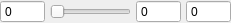
<?xml version="1.0" encoding="UTF-8"?>
<ui version="4.0">
 <class>CEditRangeUIntWidget</class>
 <widget class="QWidget" name="CEditRangeUIntWidget">
  <property name="geometry">
   <rect>
    <x>0</x>
    <y>0</y>
    <width>231</width>
    <height>20</height>
   </rect>
  </property>
  <property name="windowTitle">
   <string>Form</string>
  </property>
  <layout class="QHBoxLayout" name="horizontalLayout">
   <property name="spacing">
    <number>5</number>
   </property>
   <property name="margin">
    <number>0</number>
   </property>
   <item>
    <widget class="QSpinBox" name="startSpinBox">
     <property name="buttonSymbols">
      <enum>QAbstractSpinBox::NoButtons</enum>
     </property>
     <property name="keyboardTracking">
      <bool>false</bool>
     </property>
     <property name="maximum">
      <number>99998</number>
     </property>
    </widget>
   </item>
   <item>
    <widget class="QSlider" name="horizontalSlider">
     <property name="maximum">
      <number>100</number>
     </property>
     <property name="orientation">
      <enum>Qt::Horizontal</enum>
     </property>
    </widget>
   </item>
   <item>
    <widget class="QSpinBox" name="endSpinBox">
     <property name="buttonSymbols">
      <enum>QAbstractSpinBox::NoButtons</enum>
     </property>
     <property name="keyboardTracking">
      <bool>false</bool>
     </property>
     <property name="maximum">
      <number>99999</number>
     </property>
    </widget>
   </item>
   <item>
    <widget class="QSpinBox" name="currentSpinBox">
     <property name="readOnly">
      <bool>false</bool>
     </property>
     <property name="buttonSymbols">
      <enum>QAbstractSpinBox::NoButtons</enum>
     </property>
     <property name="keyboardTracking">
      <bool>false</bool>
     </property>
     <property name="maximum">
      <number>99999</number>
     </property>
    </widget>
   </item>
  </layout>
 </widget>
 <resources>
  <include location="object_viewer.qrc"/>
 </resources>
 <connections>
  <connection>
   <sender>horizontalSlider</sender>
   <signal>valueChanged(int)</signal>
   <receiver>currentSpinBox</receiver>
   <slot>setValue(int)</slot>
   <hints>
    <hint type="sourcelabel">
     <x>104</x>
     <y>30</y>
    </hint>
    <hint type="destinationlabel">
     <x>213</x>
     <y>34</y>
    </hint>
   </hints>
  </connection>
  <connection>
   <sender>currentSpinBox</sender>
   <signal>valueChanged(int)</signal>
   <receiver>horizontalSlider</receiver>
   <slot>setValue(int)</slot>
   <hints>
    <hint type="sourcelabel">
     <x>206</x>
     <y>29</y>
    </hint>
    <hint type="destinationlabel">
     <x>91</x>
     <y>27</y>
    </hint>
   </hints>
  </connection>
 </connections>
</ui>
